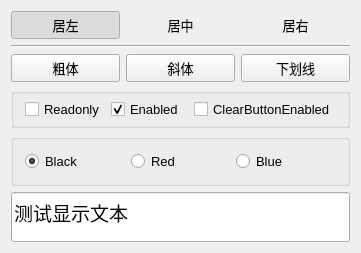
<?xml version="1.0" encoding="UTF-8"?>
<ui version="4.0">
 <class>Widget</class>
 <widget class="QWidget" name="Widget">
  <property name="geometry">
   <rect>
    <x>0</x>
    <y>0</y>
    <width>361</width>
    <height>229</height>
   </rect>
  </property>
  <property name="font">
   <font>
    <pointsize>10</pointsize>
   </font>
  </property>
  <property name="windowTitle">
   <string>按钮的使用</string>
  </property>
  <layout class="QVBoxLayout" name="verticalLayout" stretch="0,0,0,0,0,1">
   <item>
    <layout class="QHBoxLayout" name="horizontalLayout">
     <item>
      <widget class="QPushButton" name="btnAlign_Left">
       <property name="text">
        <string>居左</string>
       </property>
       <property name="icon">
        <iconset resource="res.qrc">
         <normaloff>:/icons/images/508.bmp</normaloff>:/icons/images/508.bmp</iconset>
       </property>
       <property name="checkable">
        <bool>true</bool>
       </property>
       <property name="checked">
        <bool>true</bool>
       </property>
       <property name="autoExclusive">
        <bool>true</bool>
       </property>
       <property name="flat">
        <bool>true</bool>
       </property>
      </widget>
     </item>
     <item>
      <widget class="QPushButton" name="btnAlign_Center">
       <property name="text">
        <string>居中</string>
       </property>
       <property name="icon">
        <iconset resource="res.qrc">
         <normaloff>:/icons/images/510.bmp</normaloff>:/icons/images/510.bmp</iconset>
       </property>
       <property name="checkable">
        <bool>true</bool>
       </property>
       <property name="checked">
        <bool>false</bool>
       </property>
       <property name="autoExclusive">
        <bool>true</bool>
       </property>
       <property name="flat">
        <bool>true</bool>
       </property>
      </widget>
     </item>
     <item>
      <widget class="QPushButton" name="btnAlign_Right">
       <property name="text">
        <string>居右</string>
       </property>
       <property name="icon">
        <iconset resource="res.qrc">
         <normaloff>:/icons/images/512.bmp</normaloff>:/icons/images/512.bmp</iconset>
       </property>
       <property name="checkable">
        <bool>true</bool>
       </property>
       <property name="checked">
        <bool>false</bool>
       </property>
       <property name="autoExclusive">
        <bool>true</bool>
       </property>
       <property name="flat">
        <bool>true</bool>
       </property>
      </widget>
     </item>
    </layout>
   </item>
   <item>
    <widget class="Line" name="line">
     <property name="orientation">
      <enum>Qt::Horizontal</enum>
     </property>
    </widget>
   </item>
   <item>
    <layout class="QHBoxLayout" name="horizontalLayout_2">
     <item>
      <widget class="QPushButton" name="btnFont_Bold">
       <property name="text">
        <string>粗体</string>
       </property>
       <property name="icon">
        <iconset resource="res.qrc">
         <normaloff>:/icons/images/500.bmp</normaloff>:/icons/images/500.bmp</iconset>
       </property>
       <property name="checkable">
        <bool>true</bool>
       </property>
      </widget>
     </item>
     <item>
      <widget class="QPushButton" name="btnFont_Italic">
       <property name="text">
        <string>斜体</string>
       </property>
       <property name="icon">
        <iconset resource="res.qrc">
         <normaloff>:/icons/images/502.bmp</normaloff>:/icons/images/502.bmp</iconset>
       </property>
       <property name="checkable">
        <bool>true</bool>
       </property>
      </widget>
     </item>
     <item>
      <widget class="QPushButton" name="btnFont_UnderLine">
       <property name="text">
        <string>下划线</string>
       </property>
       <property name="icon">
        <iconset resource="res.qrc">
         <normaloff>:/icons/images/504.bmp</normaloff>:/icons/images/504.bmp</iconset>
       </property>
       <property name="checkable">
        <bool>true</bool>
       </property>
      </widget>
     </item>
    </layout>
   </item>
   <item>
    <widget class="QGroupBox" name="groupBox_2">
     <property name="title">
      <string/>
     </property>
     <property name="flat">
      <bool>true</bool>
     </property>
     <property name="checkable">
      <bool>false</bool>
     </property>
     <layout class="QHBoxLayout" name="horizontalLayout_3">
      <property name="topMargin">
       <number>5</number>
      </property>
      <property name="bottomMargin">
       <number>5</number>
      </property>
      <item>
       <widget class="QCheckBox" name="chkBox_Readonly">
        <property name="text">
         <string>Readonly</string>
        </property>
       </widget>
      </item>
      <item>
       <widget class="QCheckBox" name="chkbox_Enable">
        <property name="text">
         <string>Enabled</string>
        </property>
        <property name="checked">
         <bool>true</bool>
        </property>
       </widget>
      </item>
      <item>
       <widget class="QCheckBox" name="chkBox_ClearButton">
        <property name="text">
         <string>ClearButtonEnabled</string>
        </property>
       </widget>
      </item>
     </layout>
    </widget>
   </item>
   <item>
    <widget class="QGroupBox" name="groupBox">
     <property name="title">
      <string/>
     </property>
     <property name="flat">
      <bool>true</bool>
     </property>
     <layout class="QHBoxLayout" name="horizontalLayout_4">
      <item>
       <widget class="QRadioButton" name="radioBlack">
        <property name="text">
         <string>Black</string>
        </property>
        <property name="checked">
         <bool>true</bool>
        </property>
       </widget>
      </item>
      <item>
       <widget class="QRadioButton" name="radioRed">
        <property name="text">
         <string>Red</string>
        </property>
       </widget>
      </item>
      <item>
       <widget class="QRadioButton" name="radioBlue">
        <property name="text">
         <string>Blue</string>
        </property>
       </widget>
      </item>
     </layout>
    </widget>
   </item>
   <item>
    <widget class="QLineEdit" name="editInput">
     <property name="minimumSize">
      <size>
       <width>0</width>
       <height>50</height>
      </size>
     </property>
     <property name="font">
      <font>
       <pointsize>14</pointsize>
      </font>
     </property>
     <property name="text">
      <string>测试显示文本</string>
     </property>
    </widget>
   </item>
  </layout>
 </widget>
 <layoutdefault spacing="6" margin="11"/>
 <resources>
  <include location="res.qrc"/>
 </resources>
 <connections/>
</ui>
